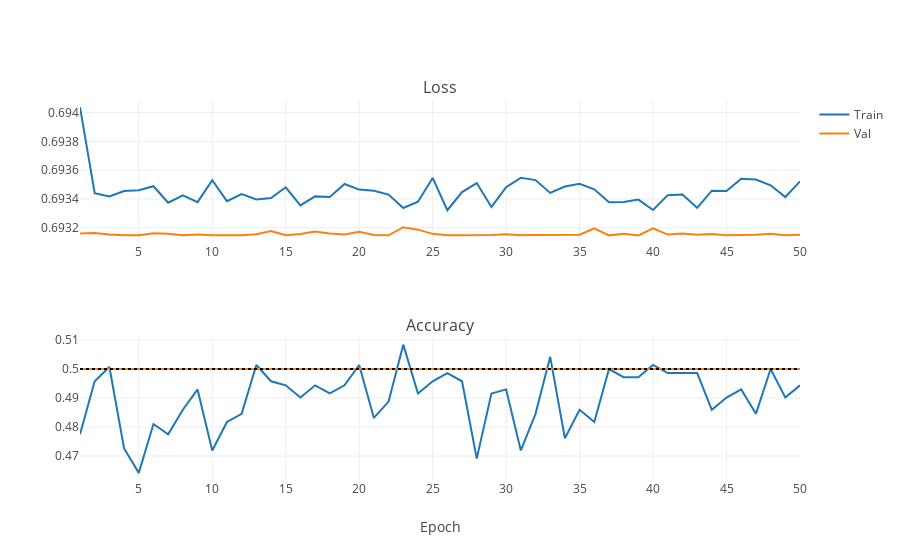

The notebook cell saved with this chart:
### Markdown cell above
Awesome! Before overfitting starts, our model reaches 95-96% accuracy. Since overfitting is a serious problem, we should probably keep downscale at 16. There are other ways to improve -- for instance, we could try playing with the learning rate. But let's finish our run through ZFNet here, for now.

### Code cell
iplot(plot_training_stats("/DATA/Dropbox/LOOTRPV/Personal_programming/MachineLearning/Tutorials/ImageRecognition/workspace/VGGNet_zero.log"))

### Figure 1 — Plotly figure (JSON) as saved in the notebook; plotly's stock layout.template omitted (floating-point values rounded to 4 significant figures)
{"data": [{"line": {"color": "#1F77B4"}, "name": "Train", "type": "scatter", "uid": "e9f49ab9-cb95-476a-8654-29cc6c2fa94a", "x": [1, 2, 3, 4, 5, 6, 7, 8, 9, 10, 11, 12, 13, 14, 15, 16, 17, 18, 19, 20, 21, 22, 23, 24, 25, 26, 27, 28, 29, 30, 31, 32, 33, 34, 35, 36, 37, 38, 39, 40, 41, 42, 43, 44, 45, 46, 47, 48, 49, 50], "xaxis": "x", "y": [0.694, 0.6934, 0.6934, 0.6935, 0.6935, 0.6935, 0.6934, 0.6934, 0.6934, 0.6935, 0.6934, 0.6934, 0.6934, 0.6934, 0.6935, 0.6934, 0.6934, 0.6934, 0.6935, 0.6935, 0.6935, 0.6934, 0.6933, 0.6934, 0.6935, 0.6933, 0.6934, 0.6935, 0.6933, 0.6935, 0.6935, 0.6935, 0.6934, 0.6935, 0.6935, 0.6935, 0.6934, 0.6934, 0.6934, 0.6933, 0.6934, 0.6934, 0.6933, 0.6935, 0.6935, 0.6935, 0.6935, 0.6935, 0.6934, 0.6935], "yaxis": "y"}, {"line": {"color": "#FF7F0E"}, "name": "Val", "type": "scatter", "uid": "99fac4b2-acef-4d59-bb8c-7b2778ebbad4", "x": [1, 2, 3, 4, 5, 6, 7, 8, 9, 10, 11, 12, 13, 14, 15, 16, 17, 18, 19, 20, 21, 22, 23, 24, 25, 26, 27, 28, 29, 30, 31, 32, 33, 34, 35, 36, 37, 38, 39, 40, 41, 42, 43, 44, 45, 46, 47, 48, 49, 50], "xaxis": "x", "y": [0.6932, 0.6932, 0.6932, 0.6931, 0.6931, 0.6932, 0.6932, 0.6931, 0.6932, 0.6931, 0.6931, 0.6931, 0.6932, 0.6932, 0.6931, 0.6932, 0.6932, 0.6932, 0.6932, 0.6932, 0.6931, 0.6931, 0.6932, 0.6932, 0.6932, 0.6931, 0.6931, 0.6931, 0.6931, 0.6932, 0.6931, 0.6931, 0.6931, 0.6931, 0.6932, 0.6932, 0.6931, 0.6932, 0.6931, 0.6932, 0.6932, 0.6932, 0.6932, 0.6932, 0.6931, 0.6932, 0.6932, 0.6932, 0.6931, 0.6932], "yaxis": "y"}, {"line": {"color": "#1F77B4"}, "name": "Train", "showlegend": false, "type": "scatter", "uid": "5ed84aed-a6db-4e3e-8b09-24bc54b7d1b4", "x": [1, 2, 3, 4, 5, 6, 7, 8, 9, 10, 11, 12, 13, 14, 15, 16, 17, 18, 19, 20, 21, 22, 23, 24, 25, 26, 27, 28, 29, 30, 31, 32, 33, 34, 35, 36, 37, 38, 39, 40, 41, 42, 43, 44, 45, 46, 47, 48, 49, 50], "xaxis": "x2", "y": [0.4775, 0.4958, 0.5007, 0.4726, 0.4642, 0.481, 0.4775, 0.486, 0.493, 0.4719, 0.4817, 0.4846, 0.5014, 0.4958, 0.4944, 0.4902, 0.4944, 0.4916, 0.4944, 0.5014, 0.4831, 0.4888, 0.5084, 0.4916, 0.4958, 0.4986, 0.4958, 0.4691, 0.4916, 0.493, 0.4719, 0.4846, 0.5042, 0.4761, 0.486, 0.4817, 0.5, 0.4972, 0.4972, 0.5014, 0.4986, 0.4986, 0.4986, 0.486, 0.4902, 0.493, 0.4846, 0.5, 0.4902, 0.4944], "yaxis": "y2"}, {"line": {"color": "#FF7F0E"}, "name": "Val", "showlegend": false, "type": "scatter", "uid": "c9ca1e20-73cd-49cb-b67e-bce5417e03ca", "x": [1, 2, 3, 4, 5, 6, 7, 8, 9, 10, 11, 12, 13, 14, 15, 16, 17, 18, 19, 20, 21, 22, 23, 24, 25, 26, 27, 28, 29, 30, 31, 32, 33, 34, 35, 36, 37, 38, 39, 40, 41, 42, 43, 44, 45, 46, 47, 48, 49, 50], "xaxis": "x2", "y": [0.5, 0.5, 0.5, 0.5, 0.5, 0.5, 0.5, 0.5, 0.5, 0.5, 0.5, 0.5, 0.5, 0.5, 0.5, 0.5, 0.5, 0.5, 0.5, 0.5, 0.5, 0.5, 0.5, 0.5, 0.5, 0.5, 0.5, 0.5, 0.5, 0.5, 0.5, 0.5, 0.5, 0.5, 0.5, 0.5, 0.5, 0.5, 0.5, 0.5, 0.5, 0.5, 0.5, 0.5, 0.5, 0.5, 0.5, 0.5, 0.5, 0.5], "yaxis": "y2"}, {"line": {"color": "#000000", "dash": "dot"}, "mode": "lines", "name": "Always dogs", "showlegend": false, "type": "scatter", "uid": "15399841-054d-4f2e-9676-d6f566ef15b0", "x": [1, 2, 3, 4, 5, 6, 7, 8, 9, 10, 11, 12, 13, 14, 15, 16, 17, 18, 19, 20, 21, 22, 23, 24, 25, 26, 27, 28, 29, 30, 31, 32, 33, 34, 35, 36, 37, 38, 39, 40, 41, 42, 43, 44, 45, 46, 47, 48, 49, 50], "xaxis": "x2", "y": [0.5, 0.5, 0.5, 0.5, 0.5, 0.5, 0.5, 0.5, 0.5, 0.5, 0.5, 0.5, 0.5, 0.5, 0.5, 0.5, 0.5, 0.5, 0.5, 0.5, 0.5, 0.5, 0.5, 0.5, 0.5, 0.5, 0.5, 0.5, 0.5, 0.5, 0.5, 0.5, 0.5, 0.5, 0.5, 0.5, 0.5, 0.5, 0.5, 0.5, 0.5, 0.5, 0.5, 0.5, 0.5, 0.5, 0.5, 0.5, 0.5, 0.5], "yaxis": "y2"}, {"line": {"color": "#000000", "dash": "dot"}, "mode": "lines", "name": "Always cats", "showlegend": false, "type": "scatter", "uid": "9b9f31d5-1076-4392-9073-99940908871e", "x": [1, 2, 3, 4, 5, 6, 7, 8, 9, 10, 11, 12, 13, 14, 15, 16, 17, 18, 19, 20, 21, 22, 23, 24, 25, 26, 27, 28, 29, 30, 31, 32, 33, 34, 35, 36, 37, 38, 39, 40, 41, 42, 43, 44, 45, 46, 47, 48, 49, 50], "xaxis": "x2", "y": [0.5, 0.5, 0.5, 0.5, 0.5, 0.5, 0.5, 0.5, 0.5, 0.5, 0.5, 0.5, 0.5, 0.5, 0.5, 0.5, 0.5, 0.5, 0.5, 0.5, 0.5, 0.5, 0.5, 0.5, 0.5, 0.5, 0.5, 0.5, 0.5, 0.5, 0.5, 0.5, 0.5, 0.5, 0.5, 0.5, 0.5, 0.5, 0.5, 0.5, 0.5, 0.5, 0.5, 0.5, 0.5, 0.5, 0.5, 0.5, 0.5, 0.5], "yaxis": "y2"}], "layout": {"annotations": [{"font": {"size": 16}, "showarrow": false, "text": "Loss", "x": 0.5, "xanchor": "center", "xref": "paper", "y": 1, "yanchor": "bottom", "yref": "paper"}, {"font": {"size": 16}, "showarrow": false, "text": "Accuracy", "x": 0.5, "xanchor": "center", "xref": "paper", "y": 0.375, "yanchor": "bottom", "yref": "paper"}], "xaxis": {"anchor": "y", "domain": [0, 1]}, "xaxis2": {"anchor": "y2", "domain": [0, 1], "title": {"text": "Epoch"}}, "yaxis": {"anchor": "x", "domain": [0.625, 1], "type": "log"}, "yaxis2": {"anchor": "x2", "domain": [0, 0.375]}}}
